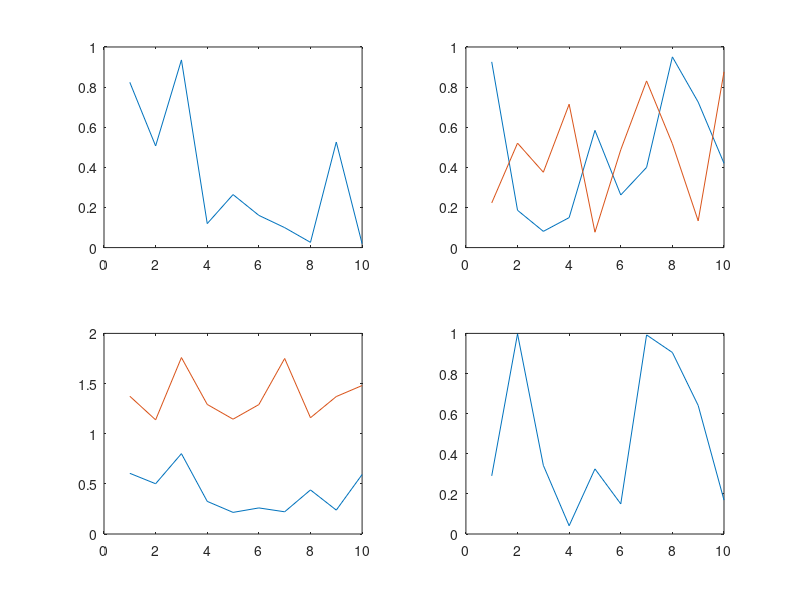

Reproduce this figure in MATLAB. (Note: this script raises an error after producing the figure.)

subplot(221);
plot(rand(10,1));
subplot(222);
plot(rand(10,2));
subplot(223);
plot([rand(10,1), rand(10,1)+1]);
subplot(224);
plot(rand(10,1));
vertical_cursors;